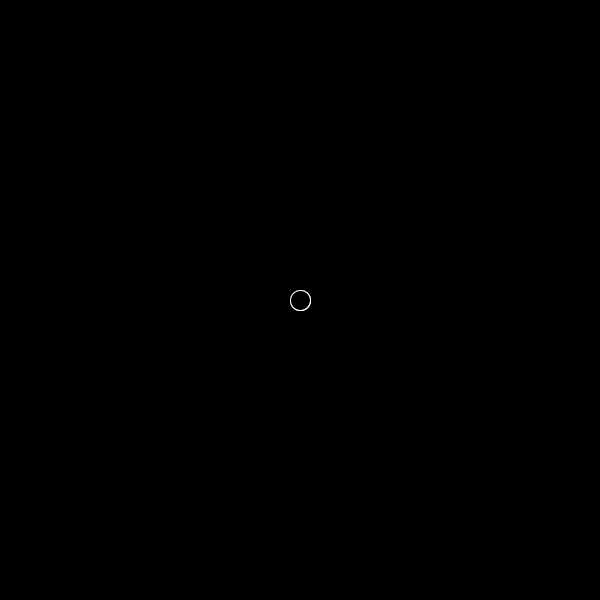
Frame 1 (no input)
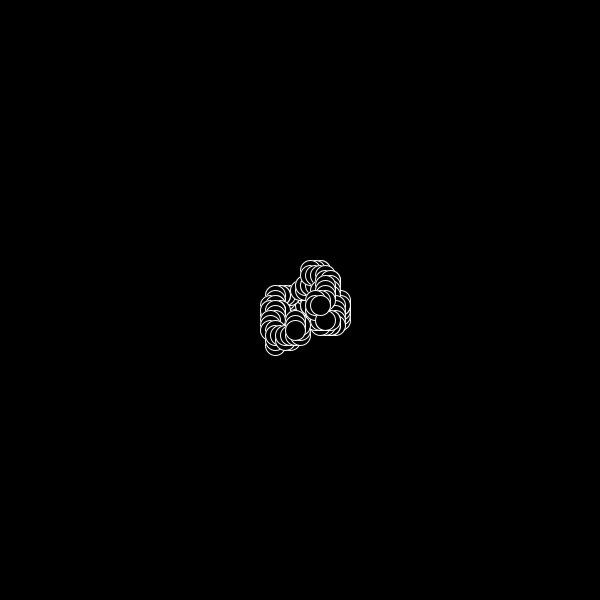
Frame 60 (the mouse pressed at the canvas centre just before this capture)
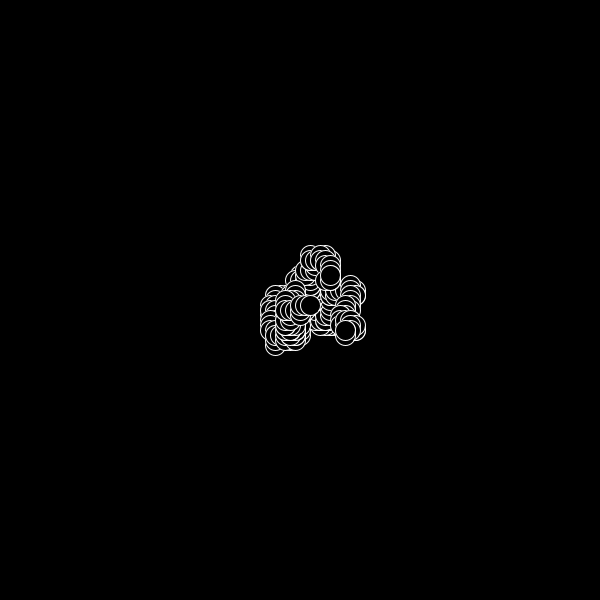
Frame 120 (the mouse held since frame 60 and released just before this capture)

The Processing sketch that drew these frames (run headless with seeded random() and noise(); from frame 60 on, the mouse is pressed at the canvas centre):

// Processing sketch: sketch_9
// ── sketch_9.pde
/*
this sketch draws an ellipse that has a 25% chance of 
 moving up, left, down or right.
 
 use arrays to create a group of these 'random walkers'
 instead of only displaying one. replace the position 
 variables with arrays and loop to give them values, 
 increment their positions, and draw their corresponding 
 ellipses.
 */

int dim=3;
float[] x=new float[dim];
float[] y=new float[dim];


void setup() {
  background(0);
  size(600, 600);
  for (int i=0; i<dim; i++) {

    x[i]= width/2;
    y[i]= width/2;
  }
  frameRate(15);
}

void draw() {
  //background(255);
  for (int i=0; i<dim; i++) {


    float r = random(4);
    fill(0);
    stroke(255);
    ellipse(x[i], y[i], 20, 20);

    if (int(r) == 0) {
      x[i] += 5;
    } else if (int(r) == 1) {
      x[i] -= 5;
    } else if (int(r) == 2) {
      y[i] += 5;
    } else if (int(r) == 3) {
      y[i] -= 5;
    }
  }
}
